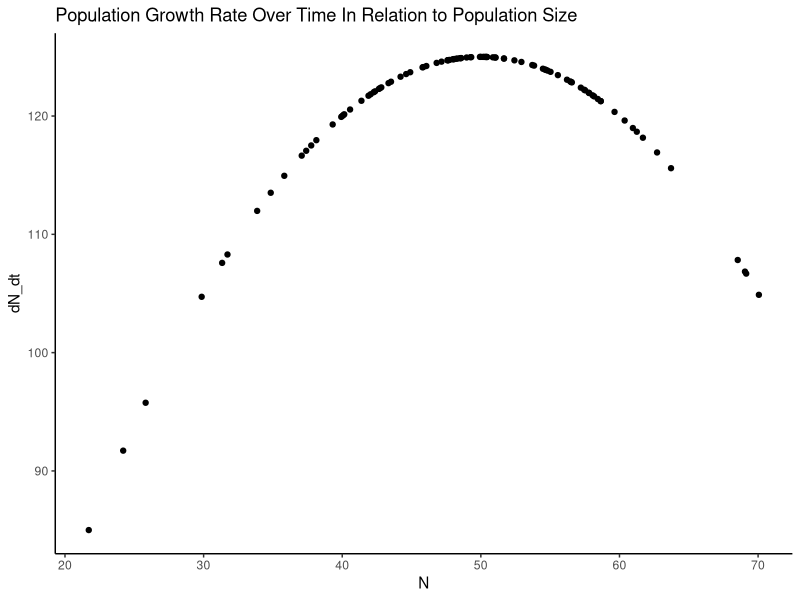
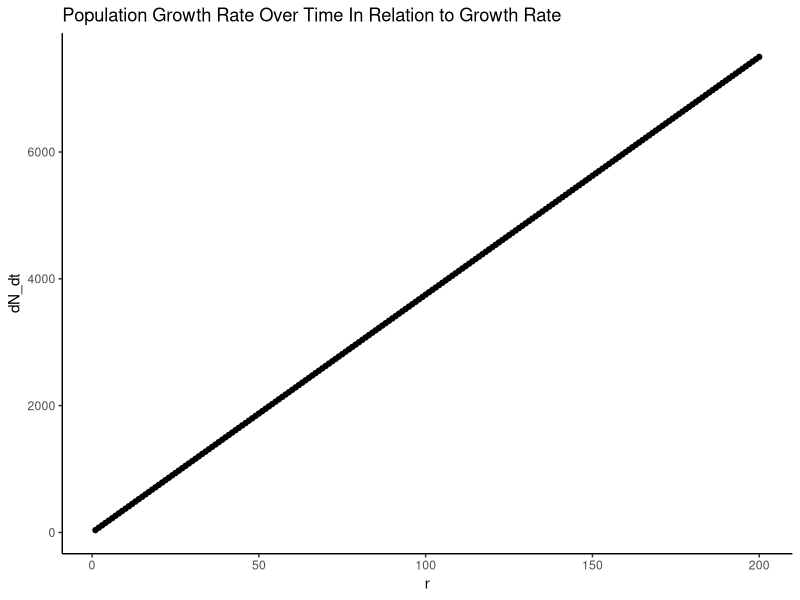

These charts were generated, in order, by the following R code:
## ---- chunk 1
knitr::opts_chunk$set(echo = TRUE)

library(tidyverse)
## ---- chunk 2
logistic_growth <- function(r, N, K) {
  N = ifelse((N < 0), return("N cannot be less than 0"), N)
  K = ifelse((K <=0), return ("K cannot be less than 0"), K)
  dN_dt = r*N*(1-(N/K))
  return(dN_dt)
}
## ---- chunk 3
#create normal distribution and make into data frame
nsample = 100
N = rnorm(mean = 50,sd = 10, n = nsample)

growth_df <- data.frame(population = N, dN_dt = NA)

#use logistic_growth function to determine the dN/dt
growth_df$dN_dt = logistic_growth(r = 5, N, K = 100)

#graph it
ggplot(data = growth_df, aes(x = N, y = dN_dt))+
  geom_point()+
  theme_classic() +
  labs(title = "Population Growth Rate Over Time In Relation to Population Size")
## ---- chunk 4
#create dataframe using sequence
growth_df2 <- data.frame(r = seq(from = 1, to = 200), dN_dt = NA)

#find dN/dt using the function we created
growth_df2$dN_dt = logistic_growth(growth_df2$r, N = 50, K = 200)

#plot it
ggplot(data = growth_df2, aes(x = r, y = dN_dt))+
  geom_point()+
  theme_classic() +
  labs(title = "Population Growth Rate Over Time In Relation to Growth Rate")
